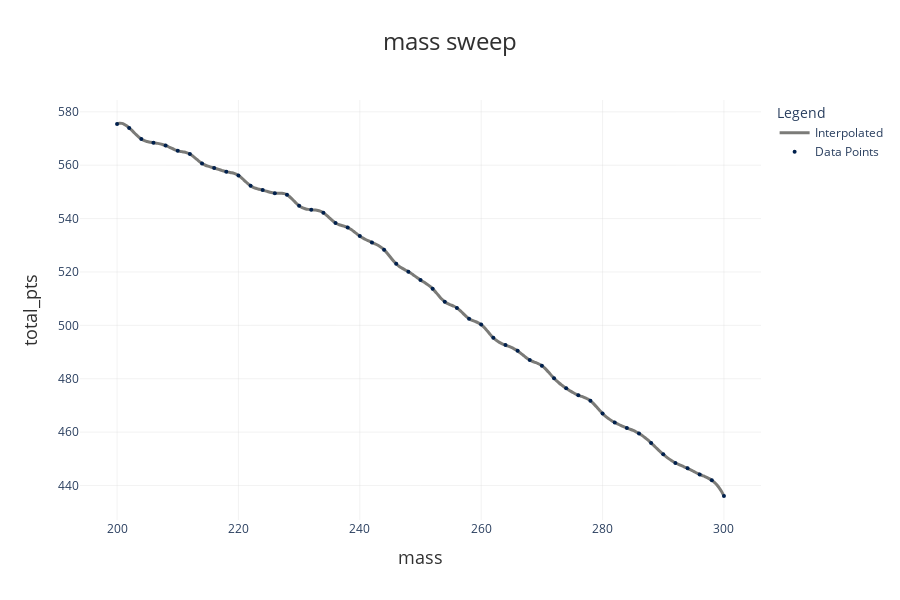

Notebook source saved alongside this figure:
### Markdown cell above
Calling .sweep() on the Sweeper class object returns a SweepResults object. We can produce graphs with this SweepResults object. By default, the y-variable in the graph is the total number of points earned in a competition. Optionally, we can also choose to graph other y-variables such as event times and event points by passing arguments like y_var="accel_pts" (indicating Accel event points) or y_var="endurance_t" (indicating time taken to complete Endurance event).

### Code cell
mass_results.plot()

### Figure 1 — Plotly figure (JSON) as saved in the notebook; plotly's stock layout.template omitted (floating-point values rounded to 4 significant figures; data arrays with more than 128 entries replaced by an {"elided": "..."} marker saying what was removed)
{"data": [{"hovertemplate": "mass: %{x}<br>total_pts: %{y:.2f}<extra></extra>", "line": {"color": "#7B7B78", "shape": "spline", "width": 3}, "mode": "lines", "name": "Interpolated", "type": "scatter", "x": {"elided": "255 float values"}, "y": {"elided": "255 float values"}}, {"hoverinfo": "none", "marker": {"color": "#00204D", "size": 4}, "mode": "markers", "name": "Data Points", "type": "scatter", "x": [200, 202, 204, 206, 208, 210, 212, 214, 216, 218, 220, 222, 224, 226, 228, 230, 232, 234, 236, 238, 240, 242, 244, 246, 248, 250, 252, 254, 256, 258, 260, 262, 264, 266, 268, 270, 272, 274, 276, 278, 280, 282, 284, 286, 288, 290, 292, 294, 296, 298, 300], "y": [575.4, 574.0, 569.8, 568.4, 567.4, 565.4, 564.2, 560.7, 559.0, 557.6, 556.2, 552.3, 550.7, 549.5, 548.9, 544.8, 543.3, 542.2, 538.4, 536.7, 533.5, 531.1, 528.3, 523.0, 520.1, 517.0, 513.7, 508.8, 506.5, 502.5, 500.3, 495.3, 492.6, 490.4, 487.0, 484.9, 480.2, 476.4, 473.8, 471.7, 466.9, 463.6, 461.6, 459.5, 455.9, 451.7, 448.5, 446.4, 444.2, 442.0, 436.1]}], "layout": {"height": 600, "hovermode": "closest", "legend": {"title": {"text": "Legend"}}, "margin": {"b": 80, "l": 80, "r": 80, "t": 100}, "plot_bgcolor": "white", "showlegend": true, "title": {"font": {"color": "#303030", "size": 24}, "text": "mass sweep", "x": 0.5, "xanchor": "center"}, "width": 900, "xaxis": {"gridcolor": "rgba(211, 211, 211, 0.3)", "gridwidth": 1, "showgrid": true, "title": {"font": {"color": "#303030", "size": 18}, "text": "mass"}, "zeroline": true, "zerolinecolor": "rgba(211, 211, 211, 0.8)", "zerolinewidth": 2}, "yaxis": {"gridcolor": "rgba(211, 211, 211, 0.3)", "gridwidth": 1, "showgrid": true, "title": {"font": {"color": "#303030", "size": 18}, "text": "total_pts"}, "zeroline": true, "zerolinecolor": "rgba(211, 211, 211, 0.8)", "zerolinewidth": 2}}}
